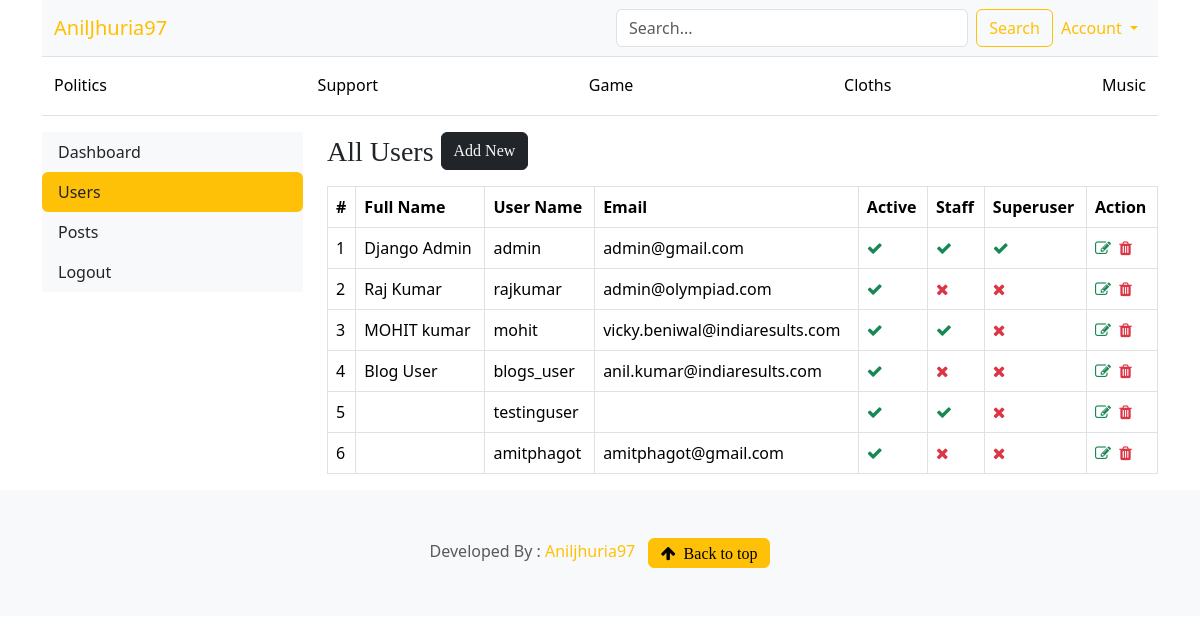
The app's page /dashboard/users (signed in), older data.
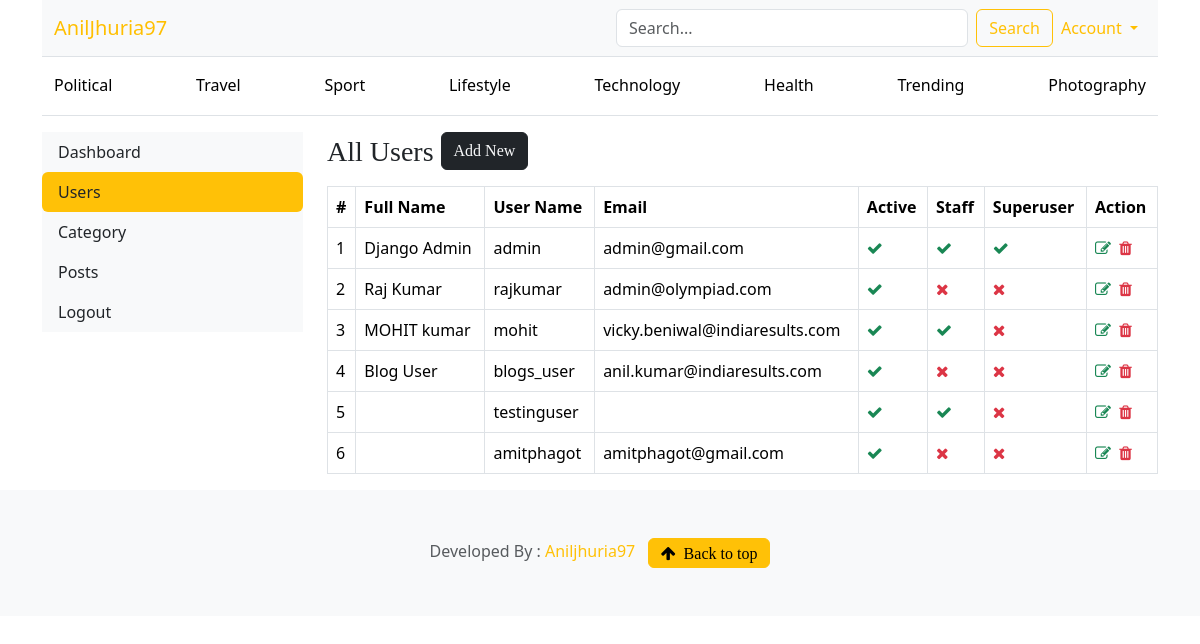
The same page, newer data.
### blogs/models.py (models this page shows)
class Category(models.Model):
    category_name=models.CharField(max_length=50,unique=True)
    created_at=models.DateTimeField(auto_now_add=True)
    updated_at=models.DateTimeField(auto_now=True)
    class Meta:
        verbose_name_plural='Categories'
    def __str__(self):
        return self.category_name

### dashboards/views.py (the view)
# urls.py: path('users',views.users,name="users"),
@login_required(login_url='login')
def users(request):
    users=User.objects.all()
    context={
        'users':users
    }
    return render(request,'dashboard/users/index.html',context)

### blogs/context_processors.py (called while the page is built)
def get_categories(request):
    categories = Category.objects.annotate(
            post_count=Count('blog')   # related_name ya default blog_set
        ).order_by('-post_count')[:8]
    return dict(categories=categories)

def get_blog_month(request):
    months = Blog.objects.dates('created_at', 'month', order='DESC')
    return dict(blog_month=months)

### templates/dashboard/users/index.html
{% extends 'base.html' %}
{% block content %}
{% include 'dashboard/sidebar.html' %}
    <div class="col-md-9">
        {% if perms.auth.view_user %}
        <div class="table-responsive">
            <h3>All Users
            <a href="{% url 'add_users' %}" class="btn btn-dark text-light float-right mb-2">Add New</a>
            </h3>
            <table class="table table-hover table-bordered">
                <thead>
                    <tr>
                        <th>#</th>
                        <th>Full Name</th>
                        <th>User Name</th>
                        <th>Email</th>
                        <th>Active</th>
                        <th>Staff</th>
                        <th>Superuser</th>
                        <th>Action</th>
                    </tr>
                </thead>
                <tbody>
                    {% for user in users %}
                    <tr>
                        <td>{{ forloop.counter }}</td>
                        <td>{{ user.first_name }} {{ user.last_name }}</td>
                        <td>{{ user.username }}</td>
                        <td>{{ user.email }}</td>
                        <td>{% if user.is_active %} <i class="fa fa-check text-success"></i> {% else %} <i class="fa fa-times text-danger"></i> {% endif %}</td>
                        <td>{% if user.is_staff %} <i class="fa fa-check text-success"></i> {% else %} <i class="fa fa-times text-danger"></i> {% endif %}</td>
                        <td>{% if user.is_superuser %} <i class="fa fa-check text-success"></i> {% else %} <i class="fa fa-times text-danger"></i> {% endif %}</td>
                        <td>
                            <a href="{% url 'edit_users' user.id %}"><i class="fa fa-edit text-success"></i></a>&nbsp;
                            <a href="{% url 'delete_users' user.id %}"><i class="fa fa-trash text-danger"></i></a>
                        </td>
                    </tr>
                    {% endfor %}
                </tbody>
            </table>
        </div>
        {% else %}
        <h5>you do not have permission to view this page </h5>
        {% endif %}
    </div>
</div>
{% endblock  %}

### templates/base.html (shortened to what this page needs)
{% load static %}
<!doctype html>
<html lang="en" data-bs-theme="auto">
<head>
    <link href="{% static 'css/bootstrap.min.css' %} " rel="stylesheet" />
    <link href="{% static 'css/blog.css' %} " rel="stylesheet" />
    <link href="{% static 'css/custom.css' %}" rel="stylesheet" />
    <link rel="stylesheet" href="https://cdnjs.cloudflare.com/ajax/libs/font-awesome/4.7.0/css/font-awesome.min.css">
    <link rel="stylesheet" href="https://cdn.jsdelivr.net/npm/swiper/swiper-bundle.min.css"/>
</head>
<body>
    <div class="container">
        <nav class="navbar navbar-expand-lg navbar-light bg-light border-bottom">
            <div class="container-fluid">
                <a class="navbar-brand col-lg-6" href="/">AnilJhuria97</a>
                <div class="collapse navbar-collapse" id="navbarContent">
                <form class="d-flex my-2 my-lg-0 w-100" action="{% url 'search' %}" method="get">
                    <input class="form-control me-2" type="text" name="keyword" placeholder="Search...">
                    <button class="btn btn-outline-warning" type="submit">Search</button>
                </form>
                <ul class="navbar-nav ms-auto mt-2 mt-lg-0">
                    <li class="nav-item dropdown">
                    <a class="nav-link dropdown-toggle btn btn-outline-warning"
                        href="#" data-bs-toggle="dropdown">
                        Account
                    </a>
                    </li>
                </ul>
                </div>
            </div>
            </nav>
            <div class="border-bottom d-none d-lg-block">
                <div class="container-fluid">
                    <nav class="nav nav-underline py-2 justify-content-between">
                    {% for cat in categories %}
                        <a class="nav-link link-body-emphasis"
                        href="{% url 'posts_by_category' cat.id %}">
                        {{ cat }}
                        </a>
                    {% endfor %}
                    </nav>
                </div>
            </div>
        <div class="mt-3">
            {% block content %}
            {% endblock %}
        </div>
    </div>
  <footer class="py-5 text-center text-body-secondary bg-body-tertiary">
        <p class="mb-0">Developed By :
            <a class="text-warning font-weight-bold" href="https://mail.google.com/mail/?view=cm&fs=1&to=aniljhuria97@gmail.com" target="_blank">
                Aniljhuria97
            </a> &nbsp;
            <a href="#"><i class="fa fa-arrow-up btn btn-warning">&nbsp; Back to top</i> </a></p>
    </footer>
</body>
</html>

Row changes from the older to the newer data that the page shows:
changed Category: category_name "Politics" → "Political"
changed Category: category_name "Support" → "Travel"
changed Category: category_name "Game" → "Sport"
changed Category: category_name "Cloths" → "Lifestyle"
changed Category: category_name "Music" → "Technology"
added Category: category_name "Health"
added Category: category_name "Trending"
added Category: category_name "Photography"
Text that changed along with them:
text now shown: "Category"
